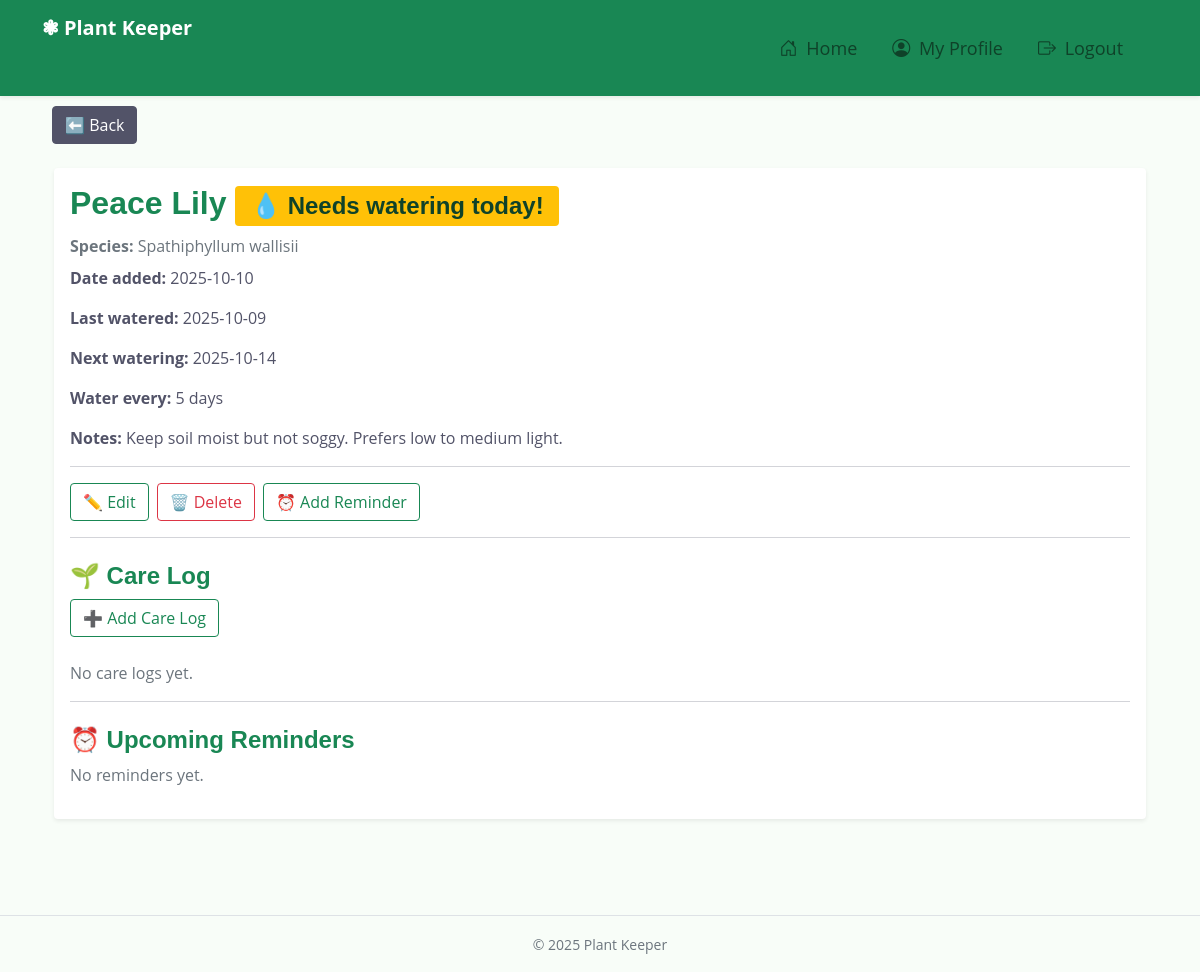
/plants/3/ (signed in), run on the app's committed database.
### main_app/models.py (models this page shows, shortened)
class Plant(models.Model):
    name = models.CharField(max_length=100)
    species = models.CharField(max_length=100)
    date_added = models.DateField(auto_now_add=True)
    last_watered_date = models.DateField(blank=True, null=True)
    watering_frequency = models.IntegerField(
        default=7, help_text="Days between watering"
    )
    notes = models.TextField(blank=True)
    user = models.ForeignKey(User, on_delete=models.CASCADE)
    def next_watering_date(self):
        if self.last_watered_date:
            return self.last_watered_date + timedelta(days=self.watering_frequency)
        return None
    @property
    def needs_watering(self):
        if not self.last_watered_date:
            return True
        days_passed = (date.today() - self.last_watered_date).days
        return days_passed >= self.watering_frequency

### main_app/views.py (the view)
# urls.py: path("plants/<int:pk>/", views.PlantDetail.as_view(), name="plant_detail"),
class PlantDetail(LoginRequiredMixin, DetailView):
    model = Plant
    template_name = "plants/detail.html"
    context_object_name = "plant"
    def get_context_data(self, **kwargs):
        context = super().get_context_data(**kwargs)
        plant = self.get_object()
        context["reminders"] = Reminder.objects.filter(
            plant=plant, is_completed=False, reminder_date__gte=date.today()
        ).order_by("reminder_date")
        context["today_reminders"] = Reminder.objects.filter(
            plant=plant, is_completed=False, reminder_date=date.today()
        )
        context['care_logs'] = CareLog.objects.filter(plant=plant).order_by('-date')
        return context

### main_app/templates/plants/detail.html (shortened to what this page needs)
{% extends "base.html" %}
{% block content %}
<div class="container py-5 position-relative">
  <a href="{% url 'plant_list' %}" class="btn btn-secondary back-btn">⬅️ Back</a>
  <div class="card shadow-sm border-0 mt-4">
    <div class="card-body">
      <h2 class="text-success">
        {{ plant.name }}
        {% if plant.needs_watering %}
            <span class="badge bg-warning text-dark">💧 Needs watering today!</span>
        {% endif %}
      </h2>
      <p class="text-muted mb-2"><strong>Species:</strong> {{ plant.species }}</p>
      <p><strong>Date added:</strong> {{ plant.date_added|date:"Y-m-d" }}</p>
      <p><strong>Last watered:</strong>
        {% if plant.last_watered_date %}
          {{ plant.last_watered_date|date:"Y-m-d" }}
        {% else %}
          <span class="text-muted">Not yet</span>
        {% endif %}
      </p>
      <p><strong>Next watering:</strong>
        {% if plant.next_watering_date %}
          {{ plant.next_watering_date|date:"Y-m-d" }}
        {% else %}
          <span class="text-muted">Not scheduled</span>
        {% endif %}
      </p>
      <p><strong>Water every:</strong> {{ plant.watering_frequency }} days</p>
      <p><strong>Notes:</strong> {{ plant.notes|default:"-" }}</p>
      <hr>
      <div class="d-flex gap-2">
        <a href="{% url 'plant_edit' plant.pk %}" class="btn btn-outline-success">✏️ Edit</a>
        <a href="{% url 'plant_delete' plant.pk %}" class="btn btn-outline-danger">🗑️ Delete</a>
        <a href="{% url 'reminder_add' %}?plant_id={{ plant.id }}" class="btn btn-outline-success">⏰ Add Reminder</a>
      </div>
      <hr>
      <h4 class="mt-4 text-success">🌱 Care Log</h4>
      <div class="mb-3">
          <a href="{% url 'carelog_add' %}?plant_id={{ plant.id }}" class="btn btn-outline-success mb-2">➕ Add Care Log</a>
      </div>
      {% if care_logs %}
        <ul>
          {% for log in care_logs %}
            <li>
              <strong>{{ log.action }}</strong> – {{ log.date|date:"Y-m-d" }}<br>
              <small>{{ log.note|default:"-" }}</small>
            </li>
          {% endfor %}
        </ul>
      {% else %}
        <p class="text-muted">No care logs yet.</p>
      {% endif %}
      <hr>
      <h4 class="mt-4 text-success">⏰ Upcoming Reminders</h4>
      {% if reminders %}
        <ul>
          {% for reminder in reminders %}
            <li>
              <strong>{{ reminder.reminder_type }}</strong> – {{ reminder.reminder_date }}<br>
              <small>{{ reminder.message }}</small>
            </li>
          {% endfor %}
        </ul>
      {% else %}
        <p class="text-muted">No reminders yet.</p>
      {% endif %}
    </div>
  </div>
</div>
{% endblock %}

### main_app/static/css/style.css (style rules this page uses)
:root { --primary: #348E38; --secondary: #525368; --light: #E8F5E9; --dark: #0F4229; }
h1, .h1, h2, .h2, .fw-bold { font-weight: 700 !important; }
h3, .h3, h4, .h4, .fw-medium { font-weight: 600 !important; }
.btn { transition: .5s; font-weight: 500; }
body { background-color: #f8fdf8; }
.back-btn { position: absolute; top: 10px; left: 10px; z-index: 1000; }

### data on the page
Plant: name "Peace Lily", species "Spathiphyllum wallisii", date_added "2025-10-10", last_watered_date "2025-10-09", next_watering_date "2025-10-14", watering_frequency "5", notes "Keep soil moist but not soggy. Prefers low to medium light."
